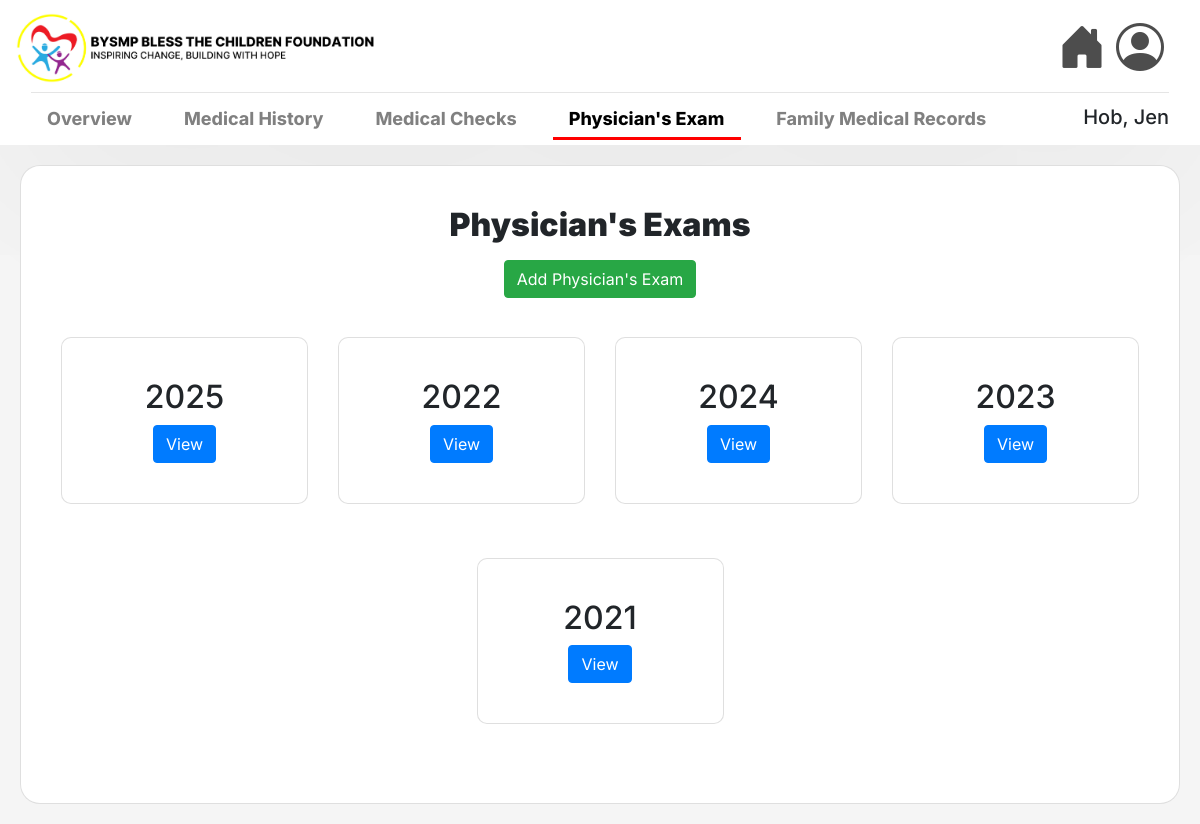
/physician-exam/home/16/, run on the app's committed database.
### msys42app/models.py (models this page shows, shortened)
class Child(models.Model):
    code = models.CharField(max_length=7, validators=[RegexValidator(regex=r'^[A-Za-z]{3}\d{4}$')], unique=True, null=False, blank=False)
    lastname = models.CharField(max_length=25, null=False, blank=False)
    firstname = models.CharField(max_length=50, null=False, blank=False)
    middlename = models.CharField(max_length=25, null=True)
    sex = models.CharField(max_length=6, choices=[('Male', 'Male'), ('Female', 'Female')], null=False, blank=False)
    birth = models.DateField(null=False, blank=False)
    blood_group = models.CharField(max_length=3, blank=True, null=True)
    address = models.TextField(max_length=255, null=False, blank=False)
    philhealth_number = models.CharField(max_length=14, validators=[MinLengthValidator(14)], blank=True, null=True)
    fourps_number = models.CharField(max_length=20, blank=True, null=True)
    guardian_lastname = models.CharField(max_length=25, null=False, blank=False)
    guardian_firstname = models.CharField(max_length=50, null=False, blank=False)
    guardian_middlename = models.CharField(max_length=25, null=True, blank=True)
    guardian_relationship = models.CharField(max_length=25, null=False, blank=False)
    guardian_sex = models.CharField(max_length=6, choices=[('Male', 'Male'), ('Female', 'Female')], null=False, blank=False)
    age = models.IntegerField(null=False, blank=False)

class PhysiciansExam(models.Model):
    child = models.ForeignKey(Child, on_delete=models.CASCADE)
    year_choices = [(year, year) for year in range(2000, datetime.datetime.now().year + 1)]
    conditions = [("N", "N"), ("A", "A"), ("C", "C"), ("R", "R"), ("NE", "NE")]
    year = models.IntegerField(choices=year_choices, default=datetime.datetime.now().year)
    grade = models.CharField(max_length=2, choices=conditions, default= "NE")
    height = models.CharField(max_length=2, choices=conditions, default= "NE")
    weight = models.CharField(max_length=2, choices=conditions, default= "NE")
    bp = models.CharField(max_length=2, choices=conditions, default= "NE")
    vision_right = models.CharField(max_length=2, choices=conditions, default= "NE")
    vision_left = models.CharField(max_length=2, choices=conditions, default= "NE")
    hearing_right = models.CharField(max_length=2, choices=conditions, default= "NE")
    hearing_left = models.CharField(max_length=2, choices=conditions, default= "NE")
    eyes = models.CharField(max_length=2, choices=conditions, default= "NE")
    ears = models.CharField(max_length=2, choices=conditions, default= "NE")
    nose = models.CharField(max_length=2, choices=conditions, default= "NE")
    throat = models.CharField(max_length=2, choices=conditions, default= "NE")
    teeth = models.CharField(max_length=2, choices=conditions, default= "NE")
    heart = models.CharField(max_length=2, choices=conditions, default= "NE")
    lungs = models.CharField(max_length=2, choices=conditions, default= "NE")
    abdomen = models.CharField(max_length=2, choices=conditions, default= "NE")
    nervous_system = models.CharField(max_length=2, choices=conditions, default= "NE")
    skin = models.CharField(max_length=2, choices=conditions, default= "NE")
    nutrition = models.CharField(max_length=2, choices=conditions, default= "NE")
    other = models.CharField(max_length=2, choices=conditions, default= "NE")
    other_label = models.CharField(max_length=20, default="other")

### msys42app/views.py (the view)
# urls.py: path('physician-exam/home/<int:pk>/', views.home_physicians_exam, name='home_physicians_exam'),
def home_physicians_exam(request, pk):
    child = get_object_or_404(Child, pk=pk)
    exams = PhysiciansExam.objects.filter(child=child)
    return render(request, 'msys42app/home_pe.html', {'child': child, 'exams':exams})

### msys42app/templates/msys42app/home_pe.html (shortened to what this page needs)
{% extends 'msys42app/base.html' %}
{% load static %}
{% block navbar %}
<hr class="w-100 my-1">
<nav style="display: flex; justify-content: space-between; align-items: flex-end; padding-left: 0; padding: 0; width: 100%; position: sticky;">
    <ul class="child-nav" style="display: flex; gap: 20px; list-style: none; padding: 0; margin: 0;">
        <li class="nav-item">
            <a class="nav-link" href="{% url 'view_child_profile' pk=child.id %}">
                Overview
            </a>
        </li>
        <li class="nav-item">
            <a class="nav-link" href="{% url 'view_medical_history' child.id %}">Medical History</a>
        </li>
        <li class="nav-item">
            <a class="nav-link" href="{% url 'annual_medical_check_list' child.id %}">Medical Checks</a>
        </li>
        <li class="nav-item">
            <a class="nav-link active" href="{% url 'home_physicians_exam' child.id %}">
                Physician's Exam
            </a>
        </li>
        <li class="nav-item">
            <a class="nav-link" href="{% url 'view_family_medicals' child.id%}">Family Medical Records</a>
        </li>
    </ul>
    <h5> {{child.lastname}}, {{child.firstname}} {{child.middlename}} </h5>
</nav>
{% endblock %}
{% block content %}
<div class="container-fluid" style="padding: 20px;">
    <div class="card shadow-sm" style="max-width: 1200px; margin: 0 auto;">
        <div class="card-body">
            <div class="text-center mb-4">
                <h2 class="mb-3" style="font-weight: 1000;">Physician's Exams</h2>
                <a href="{% url 'create_physicians_exam' child.id %}" class="btn btn-success">
                     Add Physician's Exam
                </a>
            </div>
            {% if exams %}
                <div class="row justify-content-center">
                    {% for exam in exams %}
                        <div class="col-md-3 mb-4">
                            <div class="card h-100 shadow-sm" style="max-width: 330px; margin: 0 auto; border-radius: 10px;">
                                <div class="card-body d-flex flex-column align-items-center justify-content-center" style="min-height: 120px;">
                                    <h2 class="card-title mb-2 fw-bold">{{ exam.year }}</h2>
                                    <a href="{% url 'view_physicians_exam' pk=child.pk id=exam.pk %}" class="btn btn-primary">
                                         View
                                    </a>
                                </div>
                            </div>
                        </div>
                    {% endfor %}
                </div>
            {% else %}
                <div class="text-center py-5">
                    <h3>No Physician's Exams Present Yet</h3>
                    <p class="text-muted">Click the "Add Physician's Exam" button to create your first Physician's Exam.</p>
                </div>
            {% endif %}
        </div>
    </div>
</div>
{% endblock %}

### msys42app/static/style.css (style rules this page uses)
body { background-color: #f5f5f5; }
.card { background-color: white; height: auto; width: 100%; max-width: 800px; margin-top: 50px; border-radius: 20px; padding: 20px; }

### msys42app/templates/msys42app/base.html (style rules this page uses)
.child-nav .nav-link { position: relative; transition: all 0.3s ease; padding-bottom: 5px; font-weight: 750; font-size: large; color: gray; }
.child-nav .nav-link.active { color: rgb(0, 0, 0) !important; font-weight: 780; }
.child-nav .nav-link::after { content: ''; position: absolute; bottom: -3px; left: 0; width: 100%; height: 3px; background-color: rgba(255, 0, 0, 0.5); transform: scaleX(0); transition: transform 0.3s ease; }
.child-nav .nav-link.active::after { transform: scaleX(1); background-color: red; }
.child-nav .nav-link.active::after { animation: underlineGrow 0.4s ease-out forwards; }

### msys42app/templates/msys42app/home_pe.html (style rules this page uses)
.row { margin: 0 -15px; }
.col-md-3 { padding: 15px; }

### data on the page
Child: lastname "Hob", firstname "Jen"
PhysiciansExam: year "2025"
PhysiciansExam: year "2022"
PhysiciansExam: year "2024"
PhysiciansExam: year "2023"
PhysiciansExam: year "2021"
